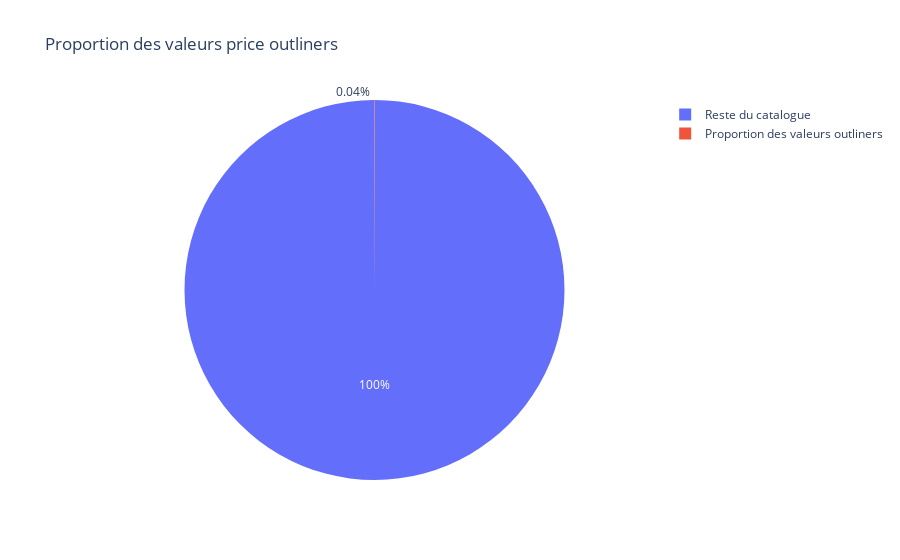

Source (notebook cell):
### Code cell
fig = px.pie(values=[0.04, 99.96], names=['Proportion des valeurs outliners', 'Reste du catalogue'],
             title='Proportion des valeurs price outliners')

fig.show()

### Figure 1 — Plotly figure (JSON) as saved in the notebook; plotly's stock layout.template omitted (floating-point values rounded to 4 significant figures)
{"data": [{"domain": {"x": [0, 1], "y": [0, 1]}, "hovertemplate": "label=%{label}<br>value=%{value}<extra></extra>", "labels": ["Proportion des valeurs outliners", "Reste du catalogue"], "legendgroup": "", "name": "", "showlegend": true, "type": "pie", "values": [0.04, 99.96]}], "layout": {"legend": {"tracegroupgap": 0}, "title": {"text": "Proportion des valeurs price outliners"}}}
